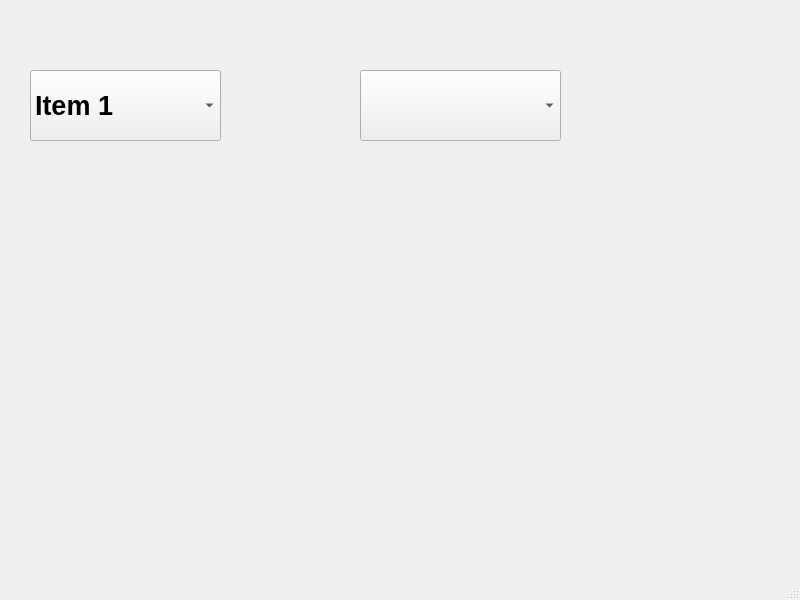
<?xml version="1.0" encoding="UTF-8"?>
<ui version="4.0">
 <class>MainWindow</class>
 <widget class="QMainWindow" name="MainWindow">
  <property name="geometry">
   <rect>
    <x>0</x>
    <y>0</y>
    <width>800</width>
    <height>600</height>
   </rect>
  </property>
  <property name="windowTitle">
   <string>MainWindow</string>
  </property>
  <widget class="QWidget" name="centralwidget">
   <widget class="QComboBox" name="comboBox">
    <property name="geometry">
     <rect>
      <x>30</x>
      <y>70</y>
      <width>191</width>
      <height>71</height>
     </rect>
    </property>
    <property name="font">
     <font>
      <pointsize>20</pointsize>
      <bold>true</bold>
     </font>
    </property>
    <property name="toolTip">
     <string/>
    </property>
    <property name="toolTipDuration">
     <number>-1</number>
    </property>
    <property name="currentIndex">
     <number>0</number>
    </property>
    <item>
     <property name="text">
      <string>Item 1</string>
     </property>
    </item>
    <item>
     <property name="text">
      <string>Item 2</string>
     </property>
    </item>
    <item>
     <property name="text">
      <string>Item 3</string>
     </property>
    </item>
   </widget>
   <widget class="QComboBox" name="comboBox_2">
    <property name="geometry">
     <rect>
      <x>360</x>
      <y>70</y>
      <width>201</width>
      <height>71</height>
     </rect>
    </property>
   </widget>
  </widget>
  <widget class="QMenuBar" name="menubar">
   <property name="geometry">
    <rect>
     <x>0</x>
     <y>0</y>
     <width>800</width>
     <height>21</height>
    </rect>
   </property>
  </widget>
  <widget class="QStatusBar" name="statusbar"/>
 </widget>
 <resources/>
 <connections/>
</ui>
